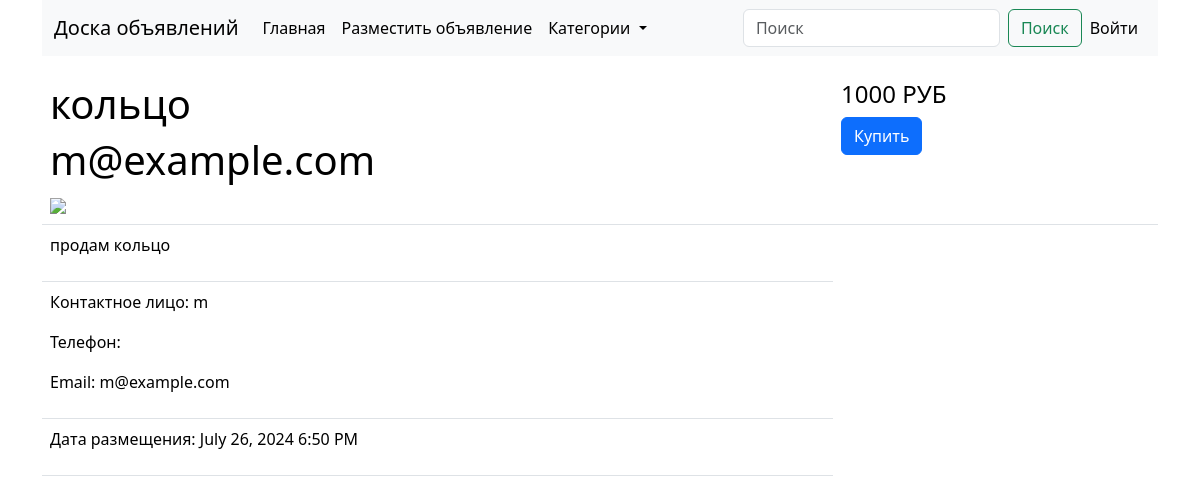
The page /ad/1/ on the database its author committed.
### app/models.py (models this page shows, shortened)
class Ad(db.Model):
    id: so.Mapped[int] = so.mapped_column(primary_key=True)
    title: so.Mapped[str] = so.mapped_column(sa.String(40))
    text: so.Mapped[str] = so.mapped_column(sa.String(140))
    timestamp: so.Mapped[datetime] = so.mapped_column(
        index=True, default=lambda: datetime.now(timezone.utc))
    price: so.Mapped[int] = so.mapped_column(sa.Integer())
    user_id: so.Mapped[int] = so.mapped_column(sa.ForeignKey(User.id),
                                               index=True)
    category_id: so.Mapped[int] = so.mapped_column(sa.ForeignKey(Category.id),
                                               index=True)
    author: so.Mapped[User] = so.relationship(back_populates='ads')
    category: so.Mapped[Category] = so.relationship(back_populates='cat')

class User(UserMixin, db.Model):
    id: so.Mapped[int] = so.mapped_column(primary_key=True)
    username: so.Mapped[str] = so.mapped_column(sa.String(64), index=True,
                                                unique=True)
    email: so.Mapped[str] = so.mapped_column(sa.String(120), index=True,
                                             unique=True)
    password_hash: so.Mapped[Optional[str]] = so.mapped_column(sa.String(256))
    ads: so.WriteOnlyMapped['Ad'] = so.relationship(
        back_populates='author')

### app/routes.py (the view)
@app.route('/ad/<id>/')
def current_ad(id):
    ad = db.first_or_404(sa.select(Ad).where(Ad.id == id))
    author = ad.author.username
    user = db.first_or_404(sa.select(User).where(User.username == author))
    image = f"/static/{id}.jpg"
    category = Category.query.all()
    form = Buy()
    return render_template('current_ad.html', ad=ad, user=user, image=image,
                           category=category, form=form)

### app/forms.py
class Buy(FlaskForm):
    submit = SubmitField('Купить')

### app/templates/current_ad.html (shortened to what this page needs)
{% extends "base.html" %}
{% from 'bootstrap5/form.html' import render_form %}
{% block content %}
    <table class="table table-hover">
        <tr>
            <td>
                <h1>{{ ad.title }}</h1>
                <h1>{{ user.email }}</h1>
                <img src="{{ image }}" class="img-fluid">
            </td>
            <td width="325px">
                <h4>{{ ad.price }} РУБ</h4>
                <h4>{{ render_form(form) }}</h4>
            </td>
        </tr>
        <tr>
            <td>
            <p>{{ ad.text }}</p>
            </td>
        </tr>
        <tr>
            <td>
            <p>Контактное лицо: {{ ad.author.username }}</p>
            <p>Телефон: </p>
            <p>Email: {{ ad.author.email }}</p>
            </td>
        </tr>
        <tr>
            <td>
                <p>Дата размещения: {{ moment(ad.timestamp).format('LLL') }}</p>
            </td>
        </tr>
    </table>
{% endblock %}

### rows shown on the page
Ad: title "кольцо", price "1000", text "продам кольцо", timestamp "July 26, 2024 6:50 PM"
User: email "m@example.com", author.username "m", author.email "m@example.com"
